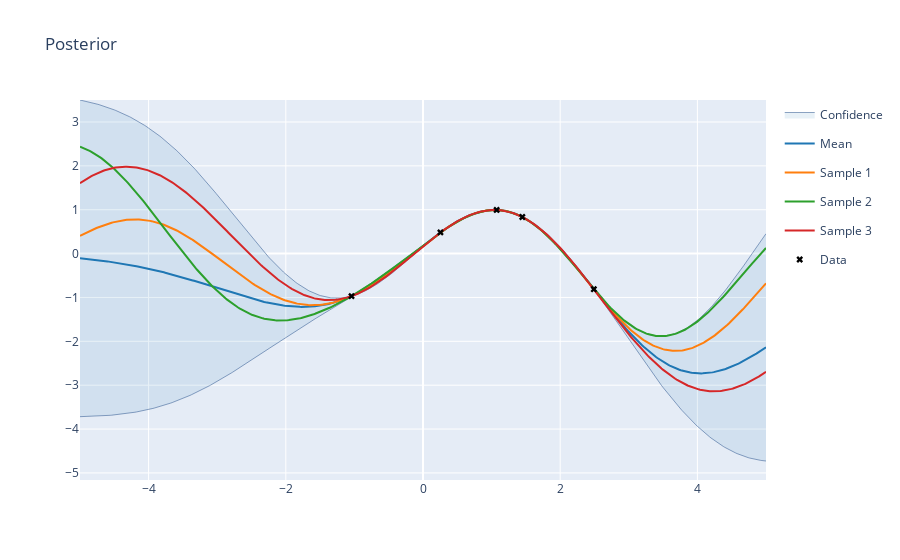

This figure's notebook cell:
### Code cell
# GP REGRESSION PLAYGROUND
## Choose number of training points
TRAIN_SIZE = 5 
## Choose noise level
NOISE = 0.05 
## Choose number of samples to draw from posterior
NSAMPLES = 3

## Choose how test points are chosen
X_train = np.random.uniform(-5., 5, (TRAIN_SIZE, 1))
## Choose the ground truth function (or load in data)
Y_train = np.sin(np.pi*X_train/2) + np.random.randn(TRAIN_SIZE, 1) * NOISE
## Choose prior kernel
kernel = GPy.kern.RBF(input_dim=1, variance=1., lengthscale=1.)

## The rest
model = GPy.models.GPRegression(X_train, Y_train, kernel)
model.constrain_positive('')
model.optimize(messages=True)
Xp = np.linspace(-5., 5., 500)[:, None]
mup, covp = model.predict(Xp, full_cov=True)
posteriorYp = model.posterior_samples_f(Xp, full_cov=True, size=NSAMPLES)
samples = np.transpose(np.squeeze(posteriorYp)) # Reshape samples to form expected by plotting function
plotly_gp(mup, covp, Xp, X_train=X_train, Y_train=Y_train, samples=samples, title="Posterior")

### Figure 1 — Plotly figure (JSON) as saved in the notebook; plotly's stock layout.template omitted (floating-point values rounded to 4 significant figures; data arrays with more than 128 entries replaced by an {"elided": "..."} marker saying what was removed)
{"data": [{"fillcolor": "rgba(31, 119, 180, 0.1)", "legendgroup": "Confidence_fill_(layout.XAxis(),layout.YAxis())", "line": {"color": "#204a87", "width": 0.5}, "name": "Confidence", "showlegend": false, "type": "scatter", "x": {"elided": "500 float values"}, "y": {"elided": "500 float values"}}, {"fill": "tonextx", "fillcolor": "rgba(31, 119, 180, 0.1)", "legendgroup": "Confidence_fill_(layout.XAxis(),layout.YAxis())", "line": {"color": "#204a87", "width": 0.5}, "name": "Confidence", "showlegend": true, "type": "scatter", "x": {"elided": "500 float values"}, "y": {"elided": "500 float values"}}, {"line": {"color": "#1f77b4"}, "name": "Mean", "type": "scatter", "x": {"elided": "500 float values"}, "y": {"elided": "500 float values"}}, {"line": {"color": "#ff7f0e"}, "name": "Sample 1", "type": "scatter", "x": {"elided": "500 float values"}, "y": {"elided": "500 float values"}}, {"line": {"color": "#2ca02c"}, "name": "Sample 2", "type": "scatter", "x": {"elided": "500 float values"}, "y": {"elided": "500 float values"}}, {"line": {"color": "#d62728"}, "name": "Sample 3", "type": "scatter", "x": {"elided": "500 float values"}, "y": {"elided": "500 float values"}}, {"marker": {"color": "#000000", "symbol": "x"}, "mode": "markers", "name": "Data", "type": "scatter", "x": [2.49, 0.2543, 1.074, -1.042, 1.448], "y": [-0.8112, 0.4831, 0.9949, -0.9699, 0.8344]}], "layout": {"hovermode": "x", "title": {"text": "Posterior"}}}
